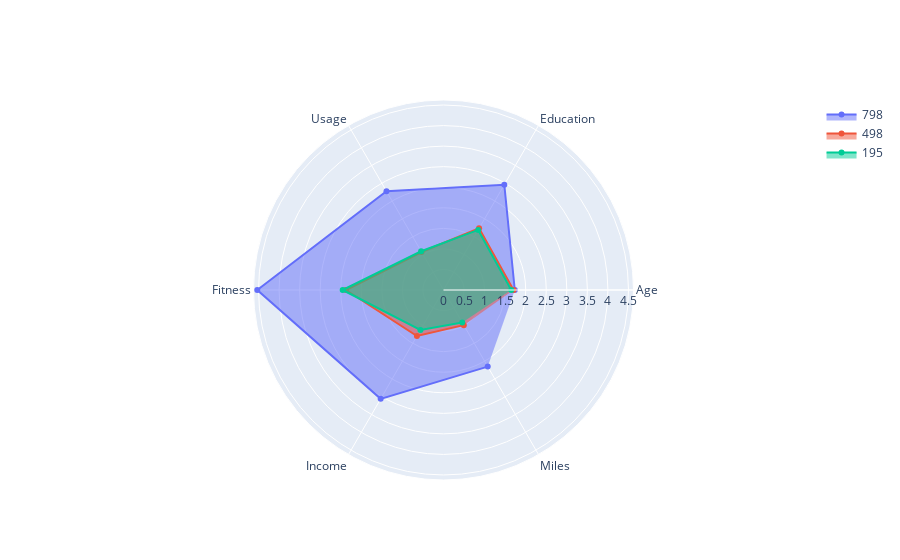

Notebook code cell kept with this figure:
### Code cell
fig = go.Figure()
fig.add_trace(go.Scatterpolar(r=radar_data_798['scaled'], theta=radar_data_798['index'], fill='toself', name='798'))
fig.add_trace(go.Scatterpolar(r=radar_data_498['scaled'], theta=radar_data_498['index'],fill='toself', name='498'))
fig.add_trace(go.Scatterpolar(r=radar_data_195['scaled'], theta=radar_data_195['index'],fill='toself', name='195'))
fig.show()

### Figure 1 — Plotly figure (JSON) as saved in the notebook; plotly's stock layout.template omitted (floating-point values rounded to 4 significant figures)
{"data": [{"fill": "toself", "name": "798", "r": [1.734, 2.958, 2.775, 4.531, 3.058, 2.152], "theta": ["Age", "Education", "Usage", "Fitness", "Income", "Miles"], "type": "scatterpolar"}, {"fill": "toself", "name": "498", "r": [1.703, 1.731, 1.067, 2.375, 1.294, 0.9872], "theta": ["Age", "Education", "Usage", "Fitness", "Income", "Miles"], "type": "scatterpolar"}, {"fill": "toself", "name": "195", "r": [1.648, 1.688, 1.088, 2.453, 1.123, 0.9113], "theta": ["Age", "Education", "Usage", "Fitness", "Income", "Miles"], "type": "scatterpolar"}], "layout": {"autosize": true, "polar": {"angularaxis": {"type": "category"}, "radialaxis": {"autorange": true, "range": [0, 4.728], "type": "linear"}}}}
